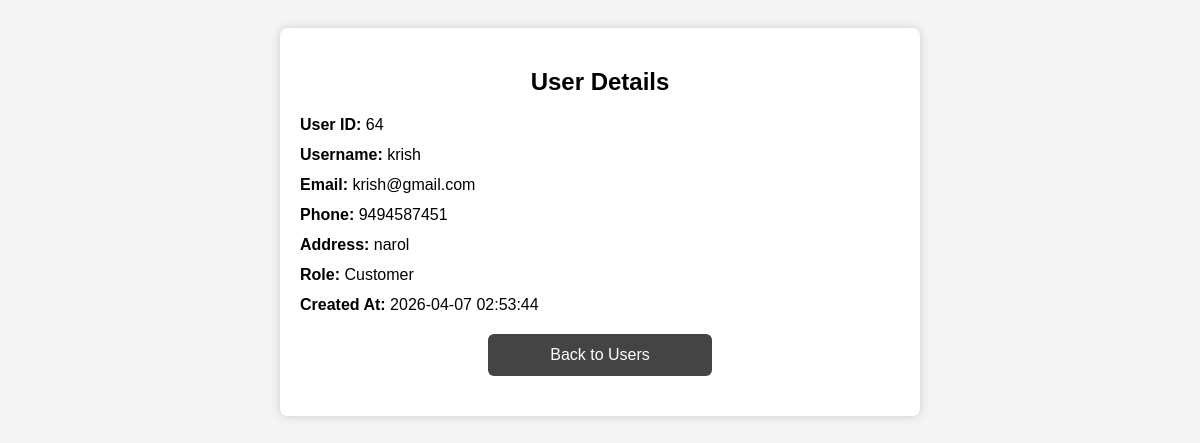
Page /view_user.php?id=64 (signed in) on the committed database.
### tables this page shows
CREATE TABLE `userr` (
  `U_id` int(11) NOT NULL,
  `U_name` varchar(100) NOT NULL,
  `U_email` varchar(100) DEFAULT NULL,
  `password` varchar(255) NOT NULL,
  `U_phone` varchar(15) DEFAULT NULL,
  `R__id` int(11) NOT NULL DEFAULT 2,
  `reset_token` varchar(255) DEFAULT NULL,
  `token_expiry` datetime DEFAULT NULL,
  `address` text NOT NULL,
  `created_at` timestamp NOT NULL DEFAULT current_timestamp()
);

CREATE TABLE `roles` (
  `R__id` int(11) NOT NULL,
  `R_name` varchar(50) NOT NULL,
  `permission` varchar(255) NOT NULL
);

### view_user.php (the view, shortened to what this page needs)
<?php
include 'config/db.php';
$user_id = intval($_GET['id']);
$sql = "SELECT userr.*, roles.R_name
        FROM userr
        LEFT JOIN roles ON userr.R__id = roles.R__id
        WHERE userr.U_id = $user_id";
$result = mysqli_query($conn, $sql);
$user = mysqli_fetch_assoc($result);
?>
<!DOCTYPE html>
<html lang="en">
<head>
</head>
<body>
<div class="user-container">
    <h2>User Details</h2>
    <div class="user-row">
        <span class="label">User ID: </span> <?php echo $user['U_id']; ?>
    </div>
    <div class="user-row">
        <span class="label">Username: </span> <?php echo $user['U_name']; ?>
    </div>
    <div class="user-row">
        <span class="label">Email: </span> <?php echo $user['U_email']; ?>
    </div>
    <div class="user-row">
        <span class="label">Phone: </span> <?php echo $user['U_phone']; ?>
    </div>
    <div class="user-row">
        <span class="label">Address: </span> <?php echo $user['address']; ?>
    </div>
    <div class="user-row">
        <span class="label">Role: </span> <?php echo ucfirst($user['R_name']); ?>
    </div>
    <div class="user-row">
        <span class="label">Created At: </span> <?php echo $user['created_at']; ?>
    </div>
    <a href="admin_users.php" class="back-btn">Back to Users</a>
</div>
</body>
</html>

### view_user.php (style rules this page uses)
body { font-family: Arial, sans-serif; background: #f4f4f4; padding: 20px; }
.user-container { max-width: 600px; background: white; margin: auto; padding: 20px; border-radius: 8px; box-shadow: 0 0 10px #ccc; }
h2 { text-align: center; margin-bottom: 20px; }
.user-row { margin-bottom: 12px; font-size: 16px; }
.label { font-weight: bold; }
.back-btn { display: block; width: 200px; text-align: center; margin: 20px auto; padding: 12px; background: #444; color: white; text-decoration: none; border-radius: 6px; }

### rows in the picture
userr: U_id "64", U_name "krish", U_email "krish@gmail.com", U_phone "9494587451", address "narol", R_.R_name "Customer", created_at "2026-04-07 02:53:44"
